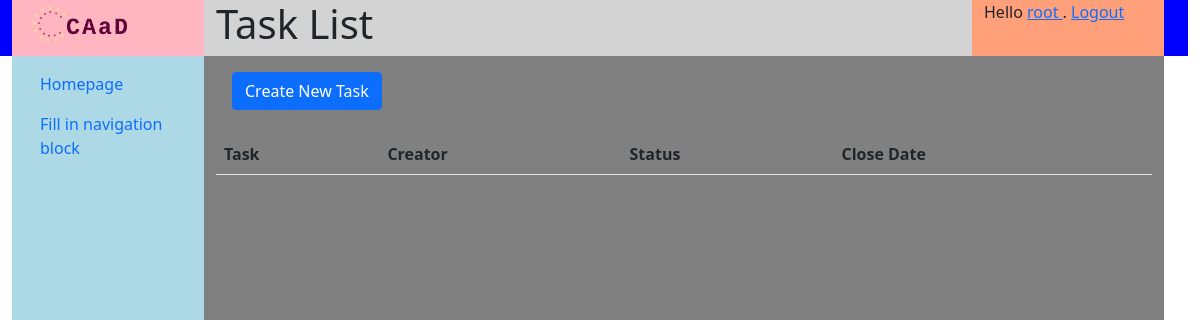
The page /courses/15/tasks (signed in) on the database as committed earlier.
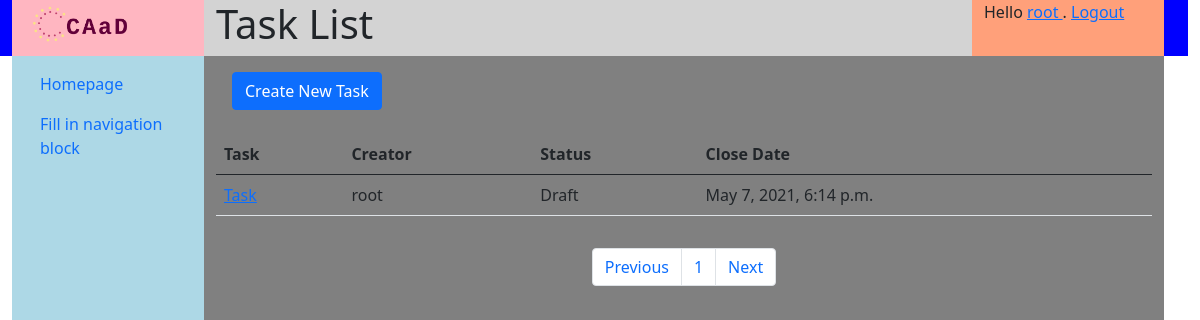
The same page on the database as committed later.
### homeworks/models.py (models this page shows, shortened)
class Task(models.Model):
    TASK_STATUS = [(0, 'draft'), (1, 'running'), (2, 'closed')]
    title = models.CharField('title', max_length=64)
    description = models.CharField('description', max_length=1024)
    tips = models.CharField('tips', max_length=1024, blank=True)
    answer = models.CharField('answer', max_length=1024, blank=True)
    have_docker = models.BooleanField("have docker experiment", default=False)
    status = models.IntegerField(
        'homework status', choices=TASK_STATUS, default=0)
    create_date = models.DateTimeField('date created', default=timezone.now())
    close_date = models.DateTimeField(
        'date to close', default=timezone.now() + timedelta(days=30))
    course = models.ForeignKey(Course, on_delete=models.CASCADE, related_name="tasks", null=True)
    creator = models.ForeignKey(User, on_delete=models.CASCADE, related_name="tasks_created", null=True)

### homeworks/views.py (the view)
# urls.py: path('<int:course_id>/tasks', homework_views.TaskListView.as_view(), name='task_list'),
class TaskListView(ListView):
    paginate_by = 10
    template_name = 'homeworks/task_list.html'
    context_object_name = 'task_list'
    def get_queryset(self):
        course_id = self.kwargs['course_id']
        return Task.objects.filter(course__pk=course_id)
    def get_context_data(self, *args, object_list=None, **kwargs):
        context = super().get_context_data(*args, object_list=object_list, **kwargs)
        context['course_id'] = self.kwargs['course_id']
        context['title'] = "Task List"
        context['is_teacher'] = (CourseMember.get_highest_course_privilege(self.request.user.pk, context['course_id']) < 2)
        return context
    def get(self, request, course_id):
        res, response = check_authenticated_and(request, CourseMember.is_member_of(request.user.pk, course_id), USER_NOT_AUTHORIZED)
        if res == False:
            return response
        return super(TaskListView, self).get(self, request)

### courses/models.py (called while the page is built)
    @classmethod
    def get_highest_course_privilege(cls, user_id, course_id):
        if user_id == None or course_id == None:
            return 4
        cm = cls.objects.filter(course__pk=course_id).filter(user__pk=user_id)
        if len(cm) > 0:
            type = 3
            for role in cm:
                if role.type < type:
                    type = role.type
            return type
        return 4

    @classmethod
    def is_member_of(cls, user_id, course_id):
        return (cls.get_highest_course_privilege(user_id, course_id) < 4)

### utils/general.py (called while the page is built)
def check_authenticated_and(request, criteria=None, error_code=None):
    if not request.user.is_authenticated:
        return (False, return_error(request, USER_NOT_AUTHENTICATED))
    if criteria is not None and not criteria:
        return (False, return_error(request, error_code))
    return (True, None)

### templates/homeworks/task_list.html (shortened to what this page needs)
{% extends 'generics/base.html' %}
{% block content %}
{% if is_teacher %}
<div class="d-flex justify-content-baseline m-3">
    <a href="{% url 'courses:task_create' course_id %}" class="btn btn-primary" style="width: auto">
        Create New Task
    </a>
</div>
{% endif %}
<div class="container mt-2">
<table class="table">
<thead>
    <tr>
    <th scope="col">Task</th>
    <th scope="col">Creator</th>
    <th scope="col">Status</th>
    <th scope="col">Close Date</th>
    </tr>
</thead>
{% for task in task_list %}
<tr>
    <td>
        <a href="{% url 'courses:task_detail' task.pk %}">
        {{ task.title }}
        </a>
    </td>
    <td>{{ task.creator.username }}</td>
    <td>
        {% if task.status == 0 %}
            Draft
        {% elif task.status == 1 %}
            Running
        {% elif task.status == 2 %}
            Closed
        {% endif %}
    </td>
    <td>{{ task.close_date }}</td>
</tr>
{% endfor %}
</table>
</div>
{% if page_obj %}
<nav aria-label="Page navigation example">
<ul class="pagination d-flex justify-content-center m-3">
    {% if page_obj.has_previous %}
        <li class="page-item"><a class="page-link" href="?page={{ page_obj.previous_page_number }}">Previous</a></li>
        {% else %}
        <li class="page-item"><a class="page-link disabled" href="#" disabled>Previous</a></li>
    {% endif %}
    {% for object in page_obj.paginator.page_range %}
        <li class="page-item">
            <a class="page-link" href="?page={{ forloop.counter }}">{{ forloop.counter }}</a>
        </li>
    {% endfor %}
    {% if page_obj.has_next %}
        <li class="page-item"><a class="page-link" href="?page={{ page_obj.next_page_number }}">Next</a></li>
        {% else %}
        <li class="page-item"><a class="page-link disabled" href="#" disabled>Next</a></li>
    {% endif %}
</ul>
</nav>
{% endif %}
{% endblock content %}

Rows that differ between the two databases and show on the page:
added Task: title "Task", creator.username "root", status "Draft", close_date "May 7, 2021, 6:14 p.m."
Other text that changed with them:
text now shown: "Previous Next"
new list line: "1"
